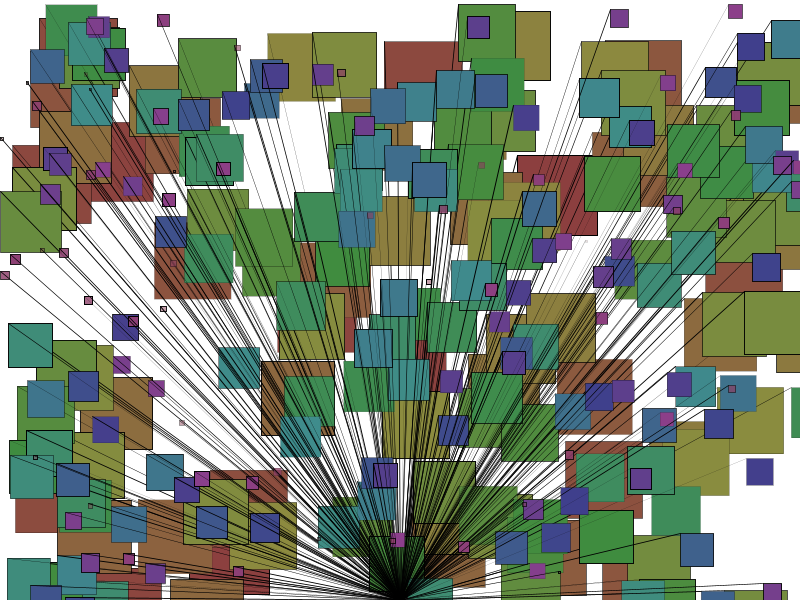
Frame 1 (no input)
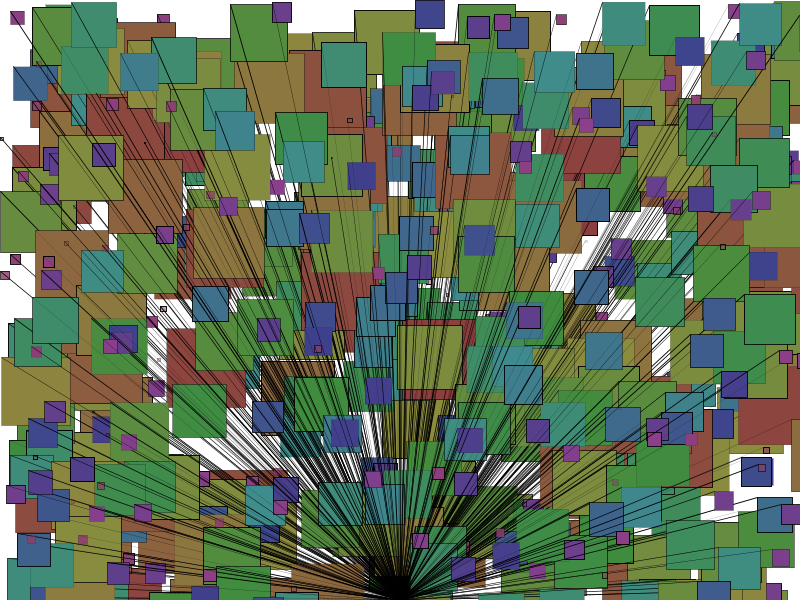
Frame 2 (the mouse pressed at the canvas centre, redrawn once)

The Processing sketch that drew these frames (run headless with seeded random() and noise(); the mouse was pressed at the canvas centre and the sketch redrawn once):

// Processing sketch: processing_61167
// ── processing_61167.pde

int totalObj;//numero total de objectos, neste caso circulos e quadrados
  
float posX, posY;//variaveis para a posição horizontal e vertical das figuras
float diametro;//variavel para o diametro
float r,g,b;//variaveis para a cor
float px,py;//variavel para posição horizontal e vertical
float s;//define o tamanho das linhas

void setup()//definições de setup
{  
  size(800,600);//tamanho da janela
  background(255);//cor de fundo, branco
  smooth();//suaviza o desenho
  noLoop();//não repete
  
  totalObj = 300;//numero total de quadrados
  
}

void draw(){//função que define o desenho

  colorMode(HSB,360,100,100,100);//mudar a cor para HSB - Hue Saturation Brightness
  
  //origina uma posição aleatoria na janela com as seguintes variaveis que irao ser usadas em baixo
  px = width-width/2 ;//dizemos ao programa que pX é = a largura-largura dividir por 2
  py = height ;//dizemos ao programa que pY é = a altura
     
  //origina uma posição aleatoria na janela com as seguintes variaveis que irao ser usadas em baixo
  posX = width;//dizemos ao programa que posX é = a largura
  posY = height;//dizemos ao programa que posY é = a altura
     
  for(int i=0;i<totalObj;i++)////ciclo do quadrado e linha que gera um número até 300 objectos tanto de linhas como de quadrados
{
   
  posX=random(width);//gera um numero aleatorio para posição horizontal
  posY=random(height);//gera um numero aleatorio para posição vertical
     
  diametro=map(i,0,totalObj,80,1);//o diametro é igual ao mapeamento, que se relaciona com o tamanho dos objectos e com a sua quantidade 
      
  float h=map(i,0,totalObj,0,360);//cria numeros diferenciados para os valores de hue que vai ser representado com a variavel h
       
  fill(h,55,55,diametro*10);//define o preenchimento das figuras neste caso dos circulos e dos quadrados
  rect(posX,posY,diametro,diametro);//desenhar os quadrados com os valores gerados
     
  s= random(1);//variavel para o valor de s que representa a espessura da linha      
  strokeWeight(s);//comando para definir a espessura da linha com os valores k foram atribuidos acima
  
  line(px, py, posX, posY);//coordenadas da linha com os dados em cima assumidos pelas variaveis 
} 

         
}
